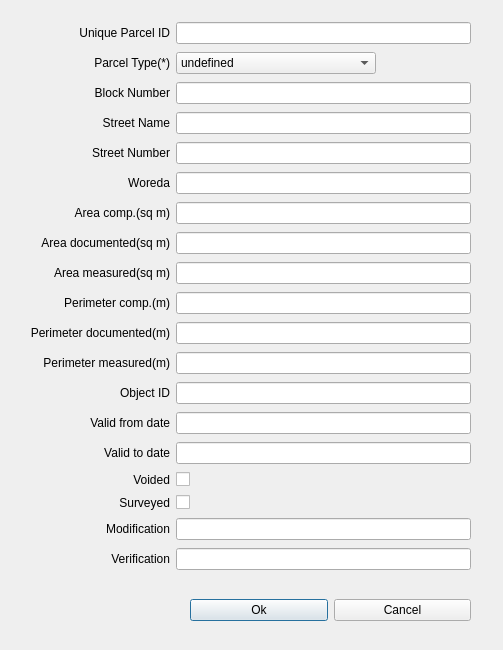
<?xml version="1.0" encoding="UTF-8"?>
<ui version="4.0">
 <class>Dialog</class>
 <widget class="QDialog" name="Dialog">
  <property name="geometry">
   <rect>
    <x>0</x>
    <y>0</y>
    <width>503</width>
    <height>650</height>
   </rect>
  </property>
  <property name="sizePolicy">
   <sizepolicy hsizetype="Ignored" vsizetype="Preferred">
    <horstretch>0</horstretch>
    <verstretch>0</verstretch>
   </sizepolicy>
  </property>
  <property name="windowTitle">
   <string>Edit Feature Properties</string>
  </property>
  <property name="windowIcon">
   <iconset resource="../resources.qrc">
    <normaloff>:/plugins/RECS/recsicon.PNG</normaloff>:/plugins/RECS/recsicon.PNG</iconset>
  </property>
  <widget class="QWidget" name="gridLayoutWidget">
   <property name="geometry">
    <rect>
     <x>30</x>
     <y>20</y>
     <width>441</width>
     <height>561</height>
    </rect>
   </property>
   <layout class="QGridLayout" name="gridLayout">
    <item row="3" column="0">
     <widget class="QLabel" name="label_3">
      <property name="text">
       <string>Block Number</string>
      </property>
      <property name="alignment">
       <set>Qt::AlignRight|Qt::AlignTrailing|Qt::AlignVCenter</set>
      </property>
     </widget>
    </item>
    <item row="13" column="0">
     <widget class="QLabel" name="label_13">
      <property name="text">
       <string>Object ID</string>
      </property>
      <property name="alignment">
       <set>Qt::AlignRight|Qt::AlignTrailing|Qt::AlignVCenter</set>
      </property>
     </widget>
    </item>
    <item row="10" column="0">
     <widget class="QLabel" name="label_10">
      <property name="text">
       <string>Perimeter comp.(m)</string>
      </property>
      <property name="alignment">
       <set>Qt::AlignRight|Qt::AlignTrailing|Qt::AlignVCenter</set>
      </property>
     </widget>
    </item>
    <item row="7" column="0">
     <widget class="QLabel" name="label_7">
      <property name="text">
       <string>Area comp.(sq m)</string>
      </property>
      <property name="alignment">
       <set>Qt::AlignRight|Qt::AlignTrailing|Qt::AlignVCenter</set>
      </property>
     </widget>
    </item>
    <item row="5" column="0">
     <widget class="QLabel" name="label_5">
      <property name="text">
       <string>Street Number</string>
      </property>
      <property name="alignment">
       <set>Qt::AlignRight|Qt::AlignTrailing|Qt::AlignVCenter</set>
      </property>
     </widget>
    </item>
    <item row="12" column="0">
     <widget class="QLabel" name="label_12">
      <property name="text">
       <string>Perimeter measured(m)</string>
      </property>
      <property name="alignment">
       <set>Qt::AlignRight|Qt::AlignTrailing|Qt::AlignVCenter</set>
      </property>
     </widget>
    </item>
    <item row="9" column="0">
     <widget class="QLabel" name="label_9">
      <property name="text">
       <string>Area measured(sq m)</string>
      </property>
      <property name="alignment">
       <set>Qt::AlignRight|Qt::AlignTrailing|Qt::AlignVCenter</set>
      </property>
     </widget>
    </item>
    <item row="4" column="0">
     <widget class="QLabel" name="label_4">
      <property name="text">
       <string>Street Name</string>
      </property>
      <property name="alignment">
       <set>Qt::AlignRight|Qt::AlignTrailing|Qt::AlignVCenter</set>
      </property>
     </widget>
    </item>
    <item row="11" column="0">
     <widget class="QLabel" name="label_11">
      <property name="text">
       <string>Perimeter documented(m)</string>
      </property>
      <property name="alignment">
       <set>Qt::AlignRight|Qt::AlignTrailing|Qt::AlignVCenter</set>
      </property>
     </widget>
    </item>
    <item row="6" column="0">
     <widget class="QLabel" name="label_6">
      <property name="text">
       <string>Woreda</string>
      </property>
      <property name="alignment">
       <set>Qt::AlignRight|Qt::AlignTrailing|Qt::AlignVCenter</set>
      </property>
     </widget>
    </item>
    <item row="8" column="0">
     <widget class="QLabel" name="label_8">
      <property name="text">
       <string>Area documented(sq m)</string>
      </property>
      <property name="alignment">
       <set>Qt::AlignRight|Qt::AlignTrailing|Qt::AlignVCenter</set>
      </property>
     </widget>
    </item>
    <item row="17" column="0">
     <widget class="QLabel" name="label_17">
      <property name="text">
       <string>Surveyed</string>
      </property>
      <property name="alignment">
       <set>Qt::AlignRight|Qt::AlignTrailing|Qt::AlignVCenter</set>
      </property>
     </widget>
    </item>
    <item row="18" column="0">
     <widget class="QLabel" name="label_18">
      <property name="text">
       <string>Modification</string>
      </property>
      <property name="alignment">
       <set>Qt::AlignRight|Qt::AlignTrailing|Qt::AlignVCenter</set>
      </property>
     </widget>
    </item>
    <item row="14" column="0">
     <widget class="QLabel" name="label_14">
      <property name="text">
       <string>Valid from date</string>
      </property>
      <property name="alignment">
       <set>Qt::AlignRight|Qt::AlignTrailing|Qt::AlignVCenter</set>
      </property>
     </widget>
    </item>
    <item row="15" column="0">
     <widget class="QLabel" name="label_15">
      <property name="text">
       <string>Valid to date</string>
      </property>
      <property name="alignment">
       <set>Qt::AlignRight|Qt::AlignTrailing|Qt::AlignVCenter</set>
      </property>
     </widget>
    </item>
    <item row="16" column="0">
     <widget class="QLabel" name="label_16">
      <property name="text">
       <string>Voided</string>
      </property>
      <property name="alignment">
       <set>Qt::AlignRight|Qt::AlignTrailing|Qt::AlignVCenter</set>
      </property>
     </widget>
    </item>
    <item row="19" column="0">
     <widget class="QLabel" name="label_19">
      <property name="text">
       <string>Verification</string>
      </property>
      <property name="alignment">
       <set>Qt::AlignRight|Qt::AlignTrailing|Qt::AlignVCenter</set>
      </property>
     </widget>
    </item>
    <item row="1" column="1">
     <widget class="QLineEdit" name="lineEdit">
      <property name="readOnly">
       <bool>true</bool>
      </property>
     </widget>
    </item>
    <item row="3" column="1">
     <widget class="QLineEdit" name="lineEdit_3"/>
    </item>
    <item row="4" column="1">
     <widget class="QLineEdit" name="lineEdit_4"/>
    </item>
    <item row="5" column="1">
     <widget class="QLineEdit" name="lineEdit_5"/>
    </item>
    <item row="6" column="1">
     <widget class="QLineEdit" name="lineEdit_6">
      <property name="readOnly">
       <bool>true</bool>
      </property>
     </widget>
    </item>
    <item row="7" column="1">
     <widget class="QLineEdit" name="lineEdit_7"/>
    </item>
    <item row="8" column="1">
     <widget class="QLineEdit" name="lineEdit_8"/>
    </item>
    <item row="9" column="1">
     <widget class="QLineEdit" name="lineEdit_9"/>
    </item>
    <item row="10" column="1">
     <widget class="QLineEdit" name="lineEdit_10">
      <property name="readOnly">
       <bool>true</bool>
      </property>
     </widget>
    </item>
    <item row="11" column="1">
     <widget class="QLineEdit" name="lineEdit_11"/>
    </item>
    <item row="12" column="1">
     <widget class="QLineEdit" name="lineEdit_12"/>
    </item>
    <item row="13" column="1">
     <widget class="QLineEdit" name="lineEdit_13">
      <property name="dragEnabled">
       <bool>false</bool>
      </property>
      <property name="readOnly">
       <bool>true</bool>
      </property>
     </widget>
    </item>
    <item row="14" column="1">
     <widget class="QLineEdit" name="lineEdit_14">
      <property name="dragEnabled">
       <bool>false</bool>
      </property>
      <property name="readOnly">
       <bool>true</bool>
      </property>
     </widget>
    </item>
    <item row="15" column="1">
     <widget class="QLineEdit" name="lineEdit_15">
      <property name="dragEnabled">
       <bool>false</bool>
      </property>
      <property name="readOnly">
       <bool>true</bool>
      </property>
     </widget>
    </item>
    <item row="18" column="1">
     <widget class="QLineEdit" name="lineEdit_18">
      <property name="readOnly">
       <bool>true</bool>
      </property>
     </widget>
    </item>
    <item row="19" column="1">
     <widget class="QLineEdit" name="lineEdit_19">
      <property name="readOnly">
       <bool>true</bool>
      </property>
     </widget>
    </item>
    <item row="2" column="0">
     <widget class="QLabel" name="label_2">
      <property name="minimumSize">
       <size>
        <width>100</width>
        <height>0</height>
       </size>
      </property>
      <property name="text">
       <string>Parcel Type(*)</string>
      </property>
      <property name="alignment">
       <set>Qt::AlignRight|Qt::AlignTrailing|Qt::AlignVCenter</set>
      </property>
     </widget>
    </item>
    <item row="1" column="0">
     <widget class="QLabel" name="label">
      <property name="text">
       <string>Unique Parcel ID</string>
      </property>
      <property name="alignment">
       <set>Qt::AlignRight|Qt::AlignTrailing|Qt::AlignVCenter</set>
      </property>
     </widget>
    </item>
    <item row="2" column="1">
     <widget class="QComboBox" name="comboBox">
      <property name="maximumSize">
       <size>
        <width>200</width>
        <height>16777215</height>
       </size>
      </property>
      <item>
       <property name="text">
        <string>undefined</string>
       </property>
      </item>
      <item>
       <property name="text">
        <string>urban</string>
       </property>
      </item>
      <item>
       <property name="text">
        <string>administrative</string>
       </property>
      </item>
      <item>
       <property name="text">
        <string>railway</string>
       </property>
      </item>
      <item>
       <property name="text">
        <string>recreation and sports centre</string>
       </property>
      </item>
      <item>
       <property name="text">
        <string>road/street</string>
       </property>
      </item>
      <item>
       <property name="text">
        <string>commercial</string>
       </property>
      </item>
      <item>
       <property name="text">
        <string>educational</string>
       </property>
      </item>
      <item>
       <property name="text">
        <string>others</string>
       </property>
      </item>
      <item>
       <property name="text">
        <string>forest</string>
       </property>
      </item>
      <item>
       <property name="text">
        <string>mixed use</string>
       </property>
      </item>
      <item>
       <property name="text">
        <string>museum and cultural centre</string>
       </property>
      </item>
      <item>
       <property name="text">
        <string>rural</string>
       </property>
      </item>
      <item>
       <property name="text">
        <string>publicSpace</string>
       </property>
      </item>
      <item>
       <property name="text">
        <string>religious institution</string>
       </property>
      </item>
      <item>
       <property name="text">
        <string>residence</string>
       </property>
      </item>
      <item>
       <property name="text">
        <string>industry</string>
       </property>
      </item>
      <item>
       <property name="text">
        <string>river</string>
       </property>
      </item>
      <item>
       <property name="text">
        <string>transport and parking</string>
       </property>
      </item>
     </widget>
    </item>
    <item row="16" column="1">
     <widget class="QCheckBox" name="checkBox">
      <property name="text">
       <string/>
      </property>
     </widget>
    </item>
    <item row="17" column="1">
     <widget class="QCheckBox" name="checkBox_2">
      <property name="text">
       <string/>
      </property>
     </widget>
    </item>
   </layout>
  </widget>
  <widget class="QWidget" name="horizontalLayoutWidget">
   <property name="geometry">
    <rect>
     <x>190</x>
     <y>590</y>
     <width>281</width>
     <height>41</height>
    </rect>
   </property>
   <layout class="QHBoxLayout" name="horizontalLayout">
    <item>
     <widget class="QPushButton" name="okButton">
      <property name="text">
       <string>Ok</string>
      </property>
     </widget>
    </item>
    <item>
     <widget class="QPushButton" name="cancelButton">
      <property name="text">
       <string>Cancel</string>
      </property>
     </widget>
    </item>
   </layout>
  </widget>
 </widget>
 <resources>
  <include location="../resources.qrc"/>
 </resources>
 <connections/>
</ui>
